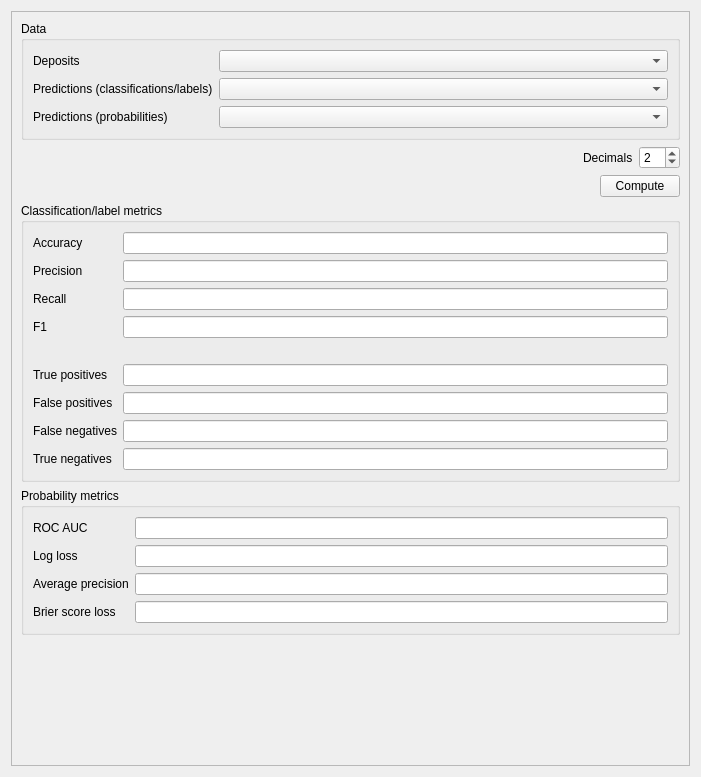
<?xml version="1.0" encoding="UTF-8"?>
<ui version="4.0">
 <class>Form</class>
 <widget class="QWidget" name="Form">
  <property name="geometry">
   <rect>
    <x>0</x>
    <y>0</y>
    <width>701</width>
    <height>777</height>
   </rect>
  </property>
  <property name="windowTitle">
   <string>Form</string>
  </property>
  <layout class="QVBoxLayout" name="verticalLayout">
   <item>
    <widget class="QScrollArea" name="statistics_scroll_area">
     <property name="widgetResizable">
      <bool>true</bool>
     </property>
     <widget class="QWidget" name="scrollAreaWidgetContents">
      <property name="geometry">
       <rect>
        <x>0</x>
        <y>0</y>
        <width>681</width>
        <height>757</height>
       </rect>
      </property>
      <layout class="QVBoxLayout" name="verticalLayout_3">
       <item>
        <widget class="QGroupBox" name="groupBox">
         <property name="title">
          <string>Data</string>
         </property>
         <layout class="QFormLayout" name="formLayout_4">
          <item row="0" column="0">
           <widget class="QLabel" name="label">
            <property name="text">
             <string>Deposits</string>
            </property>
           </widget>
          </item>
          <item row="0" column="1">
           <widget class="QgsMapLayerComboBox" name="deposits_layer"/>
          </item>
          <item row="1" column="0">
           <widget class="QLabel" name="label_2">
            <property name="text">
             <string>Predictions (classifications/labels)</string>
            </property>
           </widget>
          </item>
          <item row="1" column="1">
           <widget class="QgsMapLayerComboBox" name="predicted_labels_layer">
            <property name="allowEmptyLayer">
             <bool>true</bool>
            </property>
           </widget>
          </item>
          <item row="2" column="0">
           <widget class="QLabel" name="label_3">
            <property name="text">
             <string>Predictions (probabilities)</string>
            </property>
           </widget>
          </item>
          <item row="2" column="1">
           <widget class="QgsMapLayerComboBox" name="predicted_probabilities_layer">
            <property name="allowEmptyLayer">
             <bool>true</bool>
            </property>
           </widget>
          </item>
         </layout>
        </widget>
       </item>
       <item>
        <layout class="QHBoxLayout" name="horizontalLayout_4">
         <item>
          <spacer name="horizontalSpacer_2">
           <property name="orientation">
            <enum>Qt::Horizontal</enum>
           </property>
           <property name="sizeHint" stdset="0">
            <size>
             <width>40</width>
             <height>20</height>
            </size>
           </property>
          </spacer>
         </item>
         <item>
          <widget class="QLabel" name="label_16">
           <property name="text">
            <string>Decimals</string>
           </property>
          </widget>
         </item>
         <item>
          <widget class="QSpinBox" name="decimals">
           <property name="maximum">
            <number>10</number>
           </property>
           <property name="value">
            <number>2</number>
           </property>
          </widget>
         </item>
        </layout>
       </item>
       <item>
        <layout class="QHBoxLayout" name="horizontalLayout">
         <item>
          <spacer name="horizontalSpacer">
           <property name="orientation">
            <enum>Qt::Horizontal</enum>
           </property>
           <property name="sizeHint" stdset="0">
            <size>
             <width>40</width>
             <height>20</height>
            </size>
           </property>
          </spacer>
         </item>
         <item>
          <widget class="QPushButton" name="compute_btn">
           <property name="text">
            <string>Compute</string>
           </property>
          </widget>
         </item>
        </layout>
       </item>
       <item>
        <widget class="QGroupBox" name="label_metrics_groupbox">
         <property name="title">
          <string>Classification/label metrics</string>
         </property>
         <layout class="QFormLayout" name="formLayout_2">
          <item row="0" column="0">
           <widget class="QLabel" name="label_4">
            <property name="text">
             <string>Accuracy</string>
            </property>
           </widget>
          </item>
          <item row="0" column="1">
           <widget class="QLineEdit" name="accuracy">
            <property name="readOnly">
             <bool>true</bool>
            </property>
           </widget>
          </item>
          <item row="1" column="0">
           <widget class="QLabel" name="label_5">
            <property name="text">
             <string>Precision</string>
            </property>
           </widget>
          </item>
          <item row="1" column="1">
           <widget class="QLineEdit" name="precision">
            <property name="readOnly">
             <bool>true</bool>
            </property>
           </widget>
          </item>
          <item row="2" column="0">
           <widget class="QLabel" name="label_6">
            <property name="text">
             <string>Recall</string>
            </property>
           </widget>
          </item>
          <item row="2" column="1">
           <widget class="QLineEdit" name="recall">
            <property name="readOnly">
             <bool>true</bool>
            </property>
           </widget>
          </item>
          <item row="3" column="0">
           <widget class="QLabel" name="label_7">
            <property name="text">
             <string>F1</string>
            </property>
           </widget>
          </item>
          <item row="3" column="1">
           <widget class="QLineEdit" name="f1">
            <property name="readOnly">
             <bool>true</bool>
            </property>
           </widget>
          </item>
          <item row="4" column="0">
           <widget class="QLabel" name="label_17">
            <property name="text">
             <string/>
            </property>
           </widget>
          </item>
          <item row="5" column="0">
           <widget class="QLabel" name="label_12">
            <property name="text">
             <string>True positives</string>
            </property>
           </widget>
          </item>
          <item row="5" column="1">
           <widget class="QLineEdit" name="true_positives">
            <property name="readOnly">
             <bool>true</bool>
            </property>
           </widget>
          </item>
          <item row="6" column="0">
           <widget class="QLabel" name="label_13">
            <property name="text">
             <string>False positives</string>
            </property>
           </widget>
          </item>
          <item row="6" column="1">
           <widget class="QLineEdit" name="false_positives">
            <property name="readOnly">
             <bool>true</bool>
            </property>
           </widget>
          </item>
          <item row="7" column="0">
           <widget class="QLabel" name="label_14">
            <property name="text">
             <string>False negatives</string>
            </property>
           </widget>
          </item>
          <item row="7" column="1">
           <widget class="QLineEdit" name="false_negatives">
            <property name="readOnly">
             <bool>true</bool>
            </property>
           </widget>
          </item>
          <item row="8" column="0">
           <widget class="QLabel" name="label_15">
            <property name="text">
             <string>True negatives</string>
            </property>
           </widget>
          </item>
          <item row="8" column="1">
           <widget class="QLineEdit" name="true_negatives">
            <property name="readOnly">
             <bool>true</bool>
            </property>
           </widget>
          </item>
         </layout>
        </widget>
       </item>
       <item>
        <widget class="QGroupBox" name="probability_metrics_groupbox">
         <property name="title">
          <string>Probability metrics</string>
         </property>
         <layout class="QFormLayout" name="formLayout_3">
          <item row="0" column="0">
           <widget class="QLabel" name="label_8">
            <property name="text">
             <string>ROC AUC</string>
            </property>
           </widget>
          </item>
          <item row="0" column="1">
           <widget class="QLineEdit" name="roc_auc">
            <property name="readOnly">
             <bool>true</bool>
            </property>
           </widget>
          </item>
          <item row="1" column="0">
           <widget class="QLabel" name="label_9">
            <property name="text">
             <string>Log loss</string>
            </property>
           </widget>
          </item>
          <item row="1" column="1">
           <widget class="QLineEdit" name="log_loss">
            <property name="readOnly">
             <bool>true</bool>
            </property>
           </widget>
          </item>
          <item row="2" column="0">
           <widget class="QLabel" name="label_10">
            <property name="text">
             <string>Average precision</string>
            </property>
           </widget>
          </item>
          <item row="2" column="1">
           <widget class="QLineEdit" name="average_precision">
            <property name="readOnly">
             <bool>true</bool>
            </property>
           </widget>
          </item>
          <item row="3" column="0">
           <widget class="QLabel" name="label_11">
            <property name="text">
             <string>Brier score loss</string>
            </property>
           </widget>
          </item>
          <item row="3" column="1">
           <widget class="QLineEdit" name="brier_score_loss">
            <property name="readOnly">
             <bool>true</bool>
            </property>
           </widget>
          </item>
         </layout>
        </widget>
       </item>
       <item>
        <spacer name="verticalSpacer">
         <property name="orientation">
          <enum>Qt::Vertical</enum>
         </property>
         <property name="sizeHint" stdset="0">
          <size>
           <width>20</width>
           <height>39</height>
          </size>
         </property>
        </spacer>
       </item>
      </layout>
     </widget>
    </widget>
   </item>
  </layout>
 </widget>
 <customwidgets>
  <customwidget>
   <class>QgsMapLayerComboBox</class>
   <extends>QComboBox</extends>
   <header>qgsmaplayercombobox.h</header>
  </customwidget>
 </customwidgets>
 <resources/>
 <connections/>
</ui>
